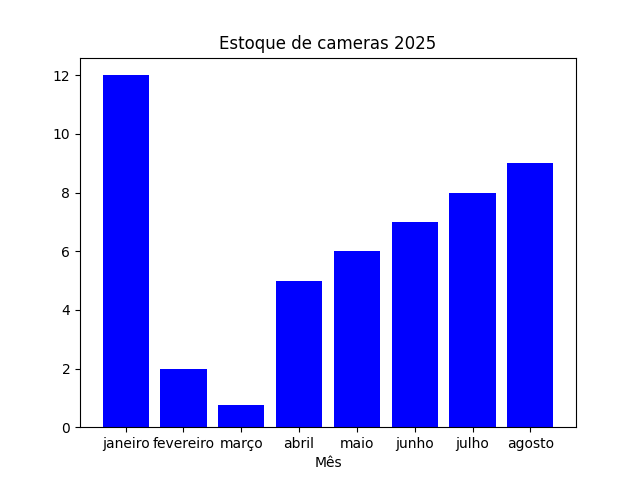

This figure's Python source:
import matplotlib.pyplot as plt
import sys
import random
import pandas as pd


x = [round(random.random(), 2), 2, random.random(), 5, 6, 7, 8, 9]
y = ['janeiro','fevereiro','março','abril','maio','junho','julho','agosto']
media = sum(x) / len(y) 
df = pd.DataFrame({'Mês':y, 'Quantidade:':x })

senha = input('Digite a senha:\n')
class Comandos:
    def exibe_dados():
        print(f'Dados Escritos {df}')
    if senha == '123':
        print('OK')
        print(exibe_dados())
    else:
        print('Senha incorreta!')
        sys.exit()
dado = input('deseja adicionar um dado? \n')
class Comandos2(Comandos):
    def adiciona_dado():
        cameras = float(input('Digite a quantidade de cameras vendidas: \n'))
        x.insert(0,cameras)
        mês = input('Digite o mês: \n')
        y.insert(0,mês)
        return print(f'Dados atualizados')
    def processa_dado(dado):
        if dado.lower() == 'sim':
            qtd_cameras = Comandos2.adiciona_dado()
        elif dado.lower() == 'não':
            plt.show()
        else:
            sys.exit()
Comandos2.processa_dado(dado)

media0 = input('Deseja ver a média de vendas?\n')
class Comandos3(Comandos):
    def mostrar_media():
        if media0 == 'sim':
            print(f'A média de vendas foi: {media:.2f}')
        else:
            sys.exit()           
Comandos3.mostrar_media()

plt.bar(y, x, color='blue')
# plt.plot(y,x, color='red')
plt.xlabel('Eixo x')
plt.xlabel('Mês')

plt.title('Estoque de cameras 2025')
plt.savefig('grafico.png',)
plt.show()

